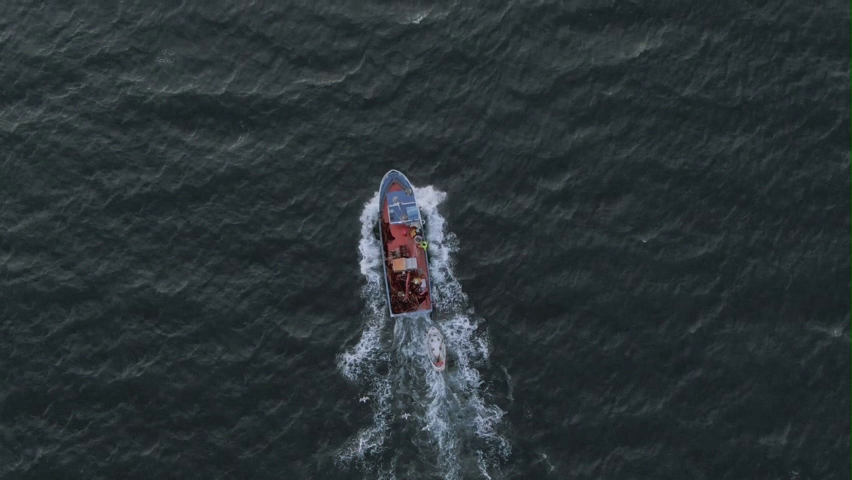
#> input picture frame 6 of video1.mp4, 852 x 480 px
$ python colocviu.py
#> lines starting #> are read from the running program, lines starting #| are printed output that depends on the picture; after the words box and inside, x2 and y2 are one past the last pixel; in counts of white or black regions, pixels touching at a corner belong together; pictures that were not available may be replaced by others from this repository, and a replacement may not be noted
import cv2
import numpy as np
import os

# Read the video file
cap = cv2.VideoCapture('video1.mp4')
cap2 = cv2.VideoCapture('video2.mp4')

# Get frames per second from the video file
fps = cap.get(cv2.CAP_PROP_FPS)
fps2 = cap2.get(cv2.CAP_PROP_FPS)

# Get frame size
frame_size = (int(cap.get(cv2.CAP_PROP_FRAME_WIDTH)),
              int(cap.get(cv2.CAP_PROP_FRAME_HEIGHT)))
frame_size2 = (int(cap2.get(cv2.CAP_PROP_FRAME_WIDTH)),
               int(cap2.get(cv2.CAP_PROP_FRAME_HEIGHT)))

# Create video files for output
fourcc = cv2.VideoWriter_fourcc(*'mp4v')

out_gray = cv2.VideoWriter('output_gray.mp4', fourcc,
                           fps, frame_size, isColor=False)

out_gray2 = cv2.VideoWriter('output_gray2.mp4', fourcc,
                            fps2, frame_size2, isColor=False)


# Alpha parameter to extract moving objects (threshold)
alpha1 = 15
alpha2 = 30

singular_values = []
singular_values2 = []

while True:

    ret, frame = cap.read()
#> frame is the input picture: shape (480, 852, 3); mean B, G, R 53.4, 50.7, 42.3
    ret2, frame2 = cap2.read()

    if not ret or not ret2:
        break

    # Convert the frame to grayscale
    gray = cv2.cvtColor(frame, cv2.COLOR_BGR2GRAY)
    gray2 = cv2.cvtColor(frame2, cv2.COLOR_BGR2GRAY)

    # Apply Singular Value Decomposition (SVD)
    U, s, V = np.linalg.svd(gray.astype(np.float32), full_matrices=False)
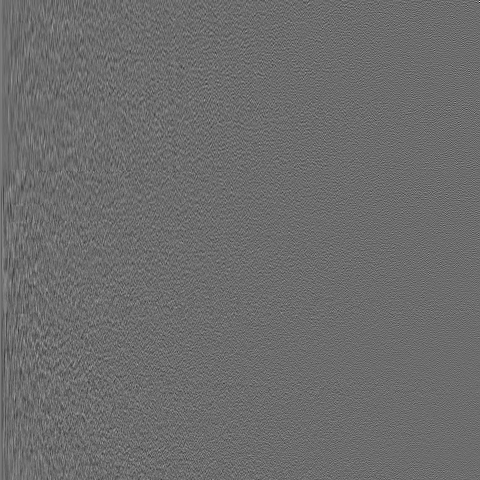
#> U: shape (480, 480) float32; min -0.399, max 0.533, mean 0.000108; drawn with min black and max white
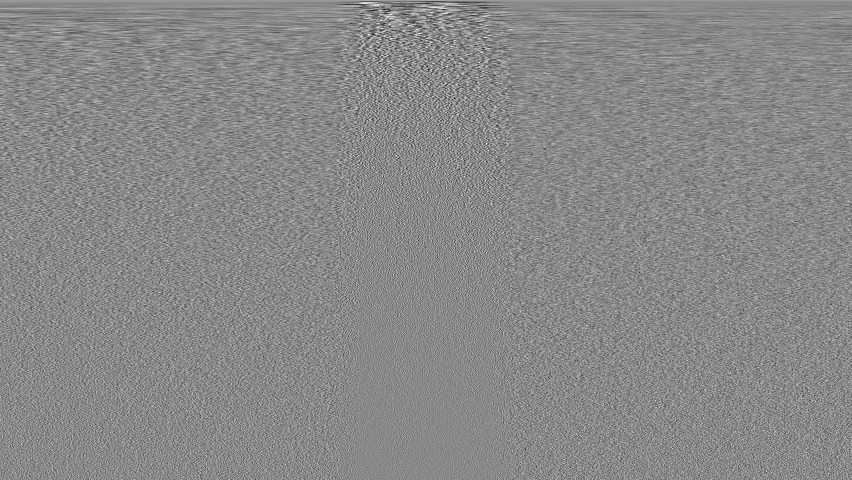
#> V: shape (480, 852) float32; min -0.268, max 0.231, mean 8.21e-05; drawn with min black and max white
#> s = 480 values, max 32080 at index 0, min 10.69 at index 479, mean 268.4
    U2, s2, V2 = np.linalg.svd(gray2.astype(np.float32), full_matrices=False)
#> s2 has the same summary as s

    singular_values.extend(s)
    singular_values2.extend(s2)

    # Reconstruct the frame using a subset of singular values
    k = 60  # Number of singular values retained for video1
    k2 = 70  # Number of singular values retained for video2
    reconstructed_frame = np.dot(U[:, :k], np.dot(np.diag(s[:k]), V[:k, :]))
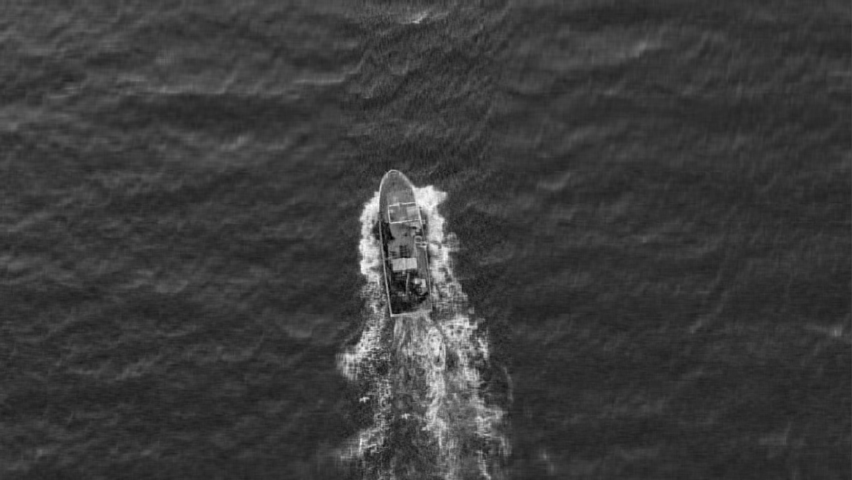
#> reconstructed_frame: shape (480, 852) float32; min -0.205, max 207.3, mean 48.8; drawn with min black and max white
    reconstructed_frame2 = np.dot(
        U2[:, :k2], np.dot(np.diag(s2[:k2]), V2[:k2, :]))

    # Convert the reconstructed frame to uint8 for further processing
    reconstructed_frame_uint8 = reconstructed_frame.astype(np.uint8)
    reconstructed_frame2_uint8 = reconstructed_frame2.astype(np.uint8)

    # Calculate the absolute difference between the original and reconstructed frame
    diff = cv2.absdiff(gray, cv2.GaussianBlur(
        reconstructed_frame_uint8, (0, 0), 1))
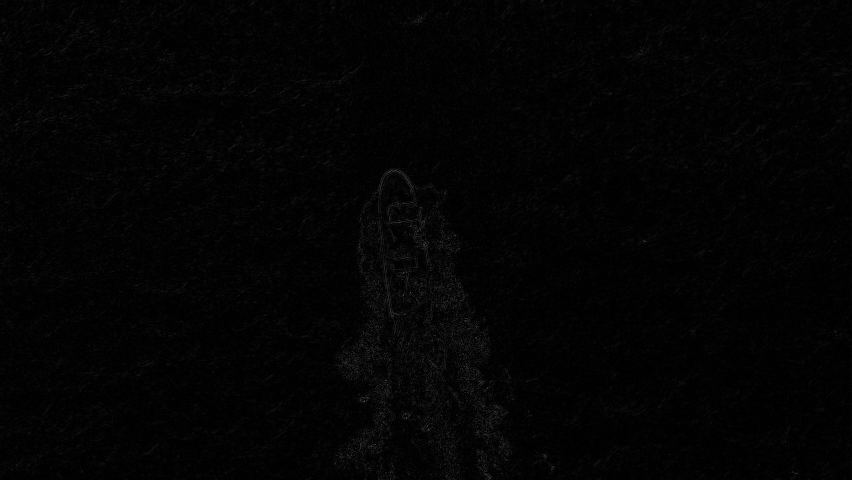
#> diff: shape (480, 852); min 0, max 80, mean 3.3
    diff2 = cv2.absdiff(gray2, cv2.GaussianBlur(
        reconstructed_frame2_uint8, (0, 0), 1))

    # Threshold to extract moving objects
    _, thresh = cv2.threshold(diff, alpha1, 225, cv2.THRESH_BINARY)
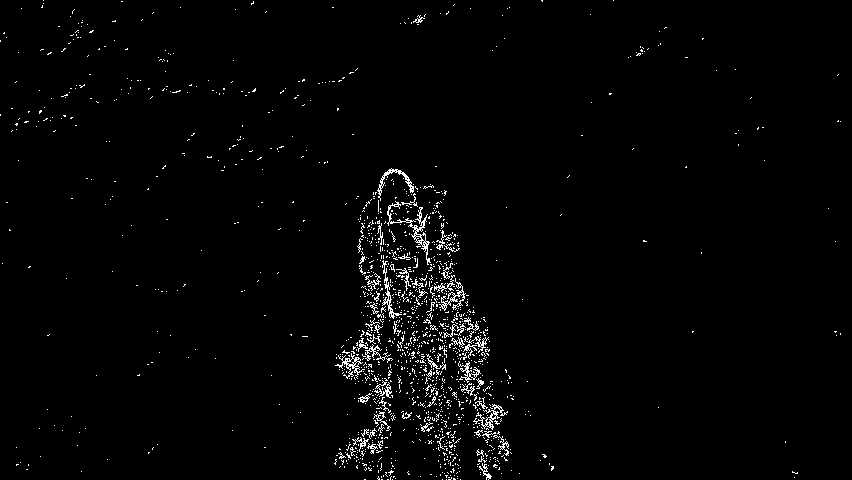
#> thresh: shape (480, 852); values 0 (black) and 225 (white), 1.9% white in thin lines or dots
    _, thresh2 = cv2.threshold(diff2, alpha2, 225, cv2.THRESH_BINARY)
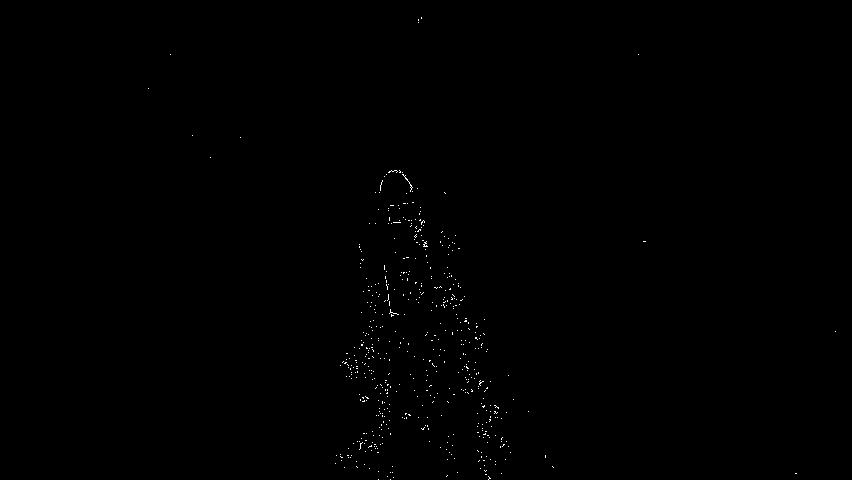
#> thresh2: shape (480, 852); values 0 (black) and 225 (white), 0.22% white in thin lines or dots, all inside (x1, y1, x2, y2) = (148, 17, 836, 480)

    # Reconstruct the video with moving objects
    out_gray.write(thresh)
    out_gray2.write(thresh2)


# Release resources
cap.release()
cap2.release()
out_gray.release()
out_gray2.release()

$ run again, starting later in the video
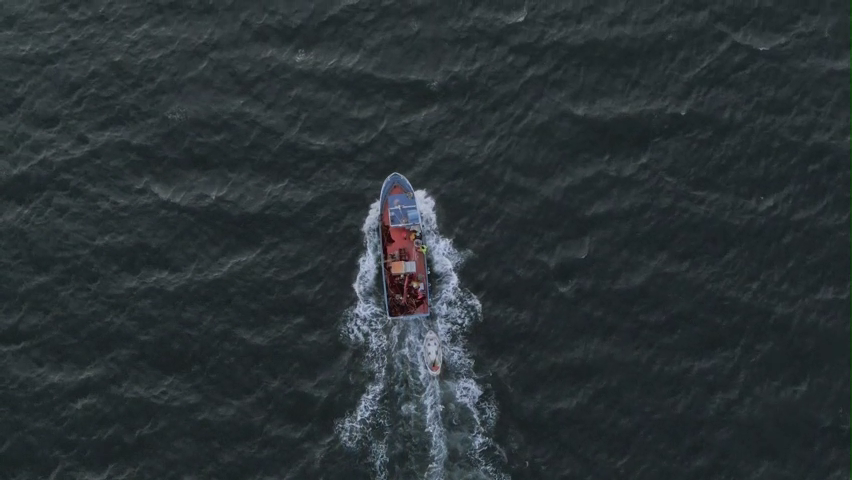
#> input picture frame 53 of video1.mp4, 852 x 480 px
#> frame is the input picture: shape (480, 852, 3); mean B, G, R 53.5, 50.6, 42.4
#> `U, s, V = np.linalg.svd(gray.astype(np.float32), full_matrices=False)`:
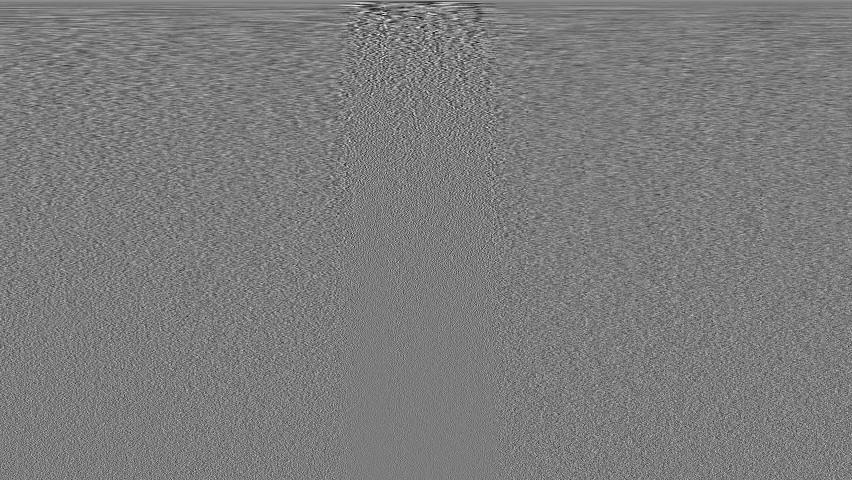
#> V: shape (480, 852) float32; min -0.229, max 0.24, mean 7.88e-05; drawn with min black and max white
#> s = 480 values, max 31932 at index 0, min 7.9 at index 479, mean 259.3
#> s2 has the same summary as s
#> thresh: shape (480, 852); values 0 (black) and 225 (white), 1.8% white in thin lines or dots
#> `_, thresh2 = cv2.threshold(diff2, alpha2, 225, cv2.THRESH_BINARY)`:
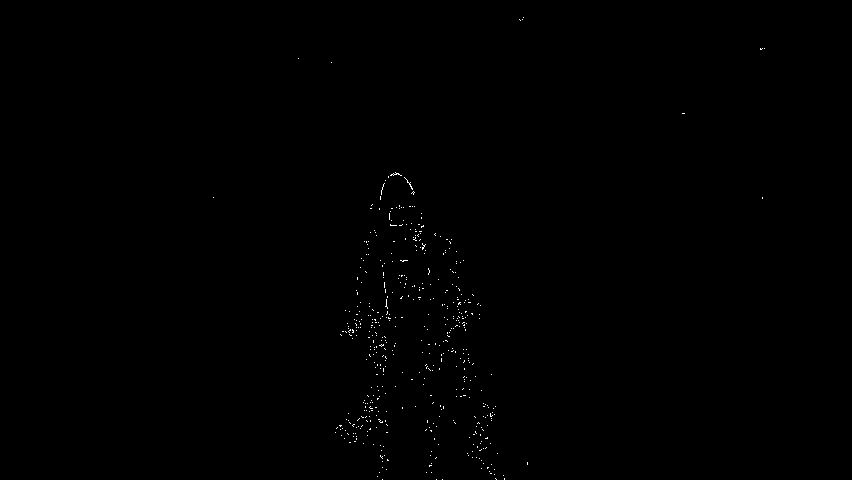
#> thresh2: shape (480, 852); values 0 (black) and 225 (white), 0.21% white in thin lines or dots, all inside (x1, y1, x2, y2) = (213, 17, 765, 480)
